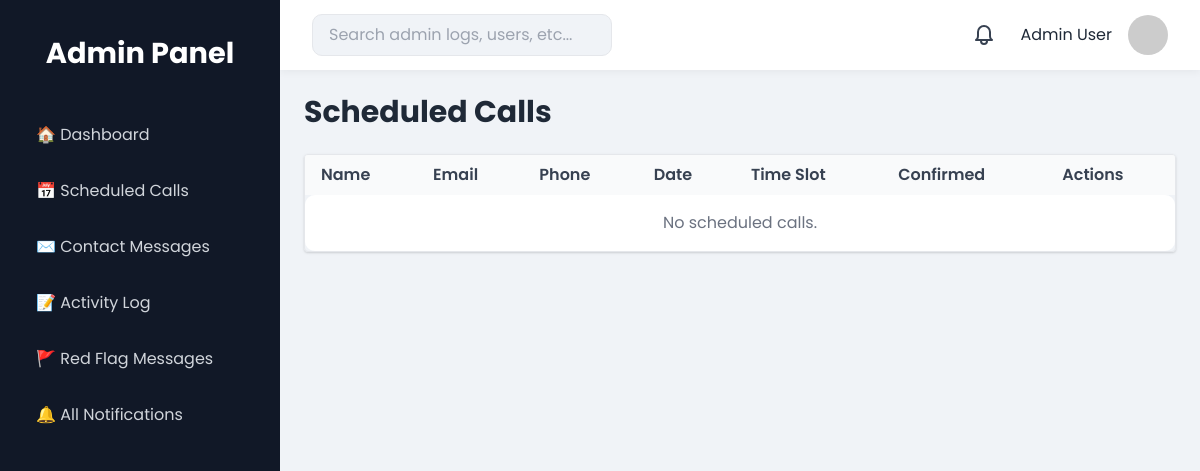
/admin-dashboard/calls/ (signed in), run on an earlier commit of the app's database.
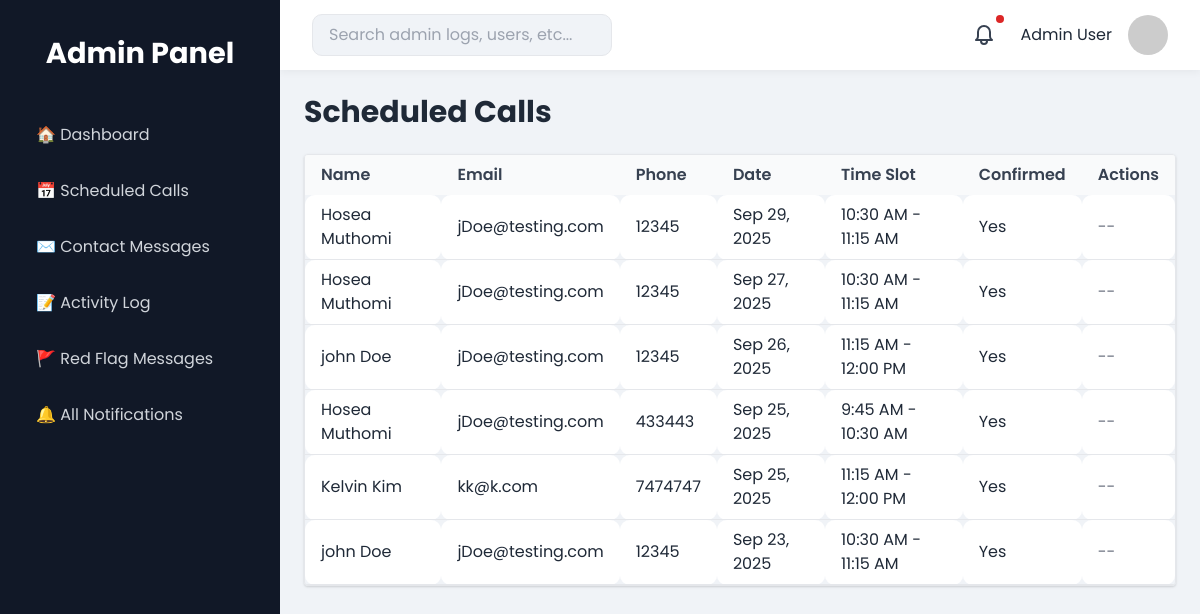
And on a later commit of the database.
### advocates/models.py (models this page shows, shortened)
class ScheduledCall(models.Model):
    first_name = models.CharField(max_length=50)
    last_name = models.CharField(max_length=50)
    email = models.EmailField()
    phone_number = models.CharField(max_length=20)
    subject = models.CharField(max_length=50, choices=LEGAL_SERVICES)
    date = models.DateField()
    time_slot = models.CharField(max_length=20)
    is_confirmed = models.BooleanField(default=False)  # Admin confirmation
    is_read = models.BooleanField(default=False)
    is_red_flag = models.BooleanField(default=False)
    created_at = models.DateTimeField(auto_now_add=True)
    reminder_sent = models.BooleanField(default=False)
    class Meta:
        ordering = ["-created_at"]

### advocates/admin_views.py (the view)
# urls.py: path('admin-dashboard/calls/', admin_views.scheduled_calls_list, name='admin_dashboard_calls'),
@login_required
@user_passes_test(admin_required)
def scheduled_calls_list(request):
    calls = ScheduledCall.objects.order_by("-date", "-time_slot")
    return render(request, "admin_dashboard/scheduled_calls.html", {"calls": calls})

### advocates/admin_views.py (called while the page is built)
def admin_required(user):
    return user.is_staff

### advocates/templates/admin_dashboard/scheduled_calls.html (shortened to what this page needs)
{% extends "admin_dashboard/base_admin.html" %}
{% block dashboard_content %}
<div class="p-6">
    <h1 class="text-3xl font-bold mb-6">Scheduled Calls</h1>
    <div class="overflow-x-auto border rounded shadow">
        <table class="min-w-[700px] w-full table-auto border-collapse">
            <thead class="bg-gray-100 sticky top-0 z-10">
                <tr>
                    <th class="px-4 py-2 text-left font-semibold text-gray-700">Name</th>
                    <th class="px-4 py-2 text-left font-semibold text-gray-700">Email</th>
                    <th class="px-4 py-2 text-left font-semibold text-gray-700">Phone</th>
                    <th class="px-4 py-2 text-left font-semibold text-gray-700">Date</th>
                    <th class="px-4 py-2 text-left font-semibold text-gray-700">Time Slot</th>
                    <th class="px-4 py-2 text-left font-semibold text-gray-700">Confirmed</th>
                    <th class="px-4 py-2 text-left font-semibold text-gray-700">Actions</th>
                </tr>
            </thead>
            <tbody>
                {% for call in calls %}
                <tr class="border-b hover:bg-gray-50 cursor-default">
                    <td class="px-4 py-2">{{ call.first_name }} {{ call.last_name }}</td>
                    <td class="px-4 py-2">{{ call.email }}</td>
                    <td class="px-4 py-2">{{ call.phone_number }}</td>
                    <td class="px-4 py-2">{{ call.date|date:"M d, Y" }}</td>
                    <td class="px-4 py-2">{{ call.time_slot }}</td>
                    <td class="px-4 py-2">{{ call.is_confirmed|yesno:"Yes,No" }}</td>
                    <td class="px-4 py-2 space-x-2">
                        {% if not call.is_confirmed %}
                        <a href="{% url 'admin_confirm_call' call.id %}" class="text-green-600 hover:underline">Confirm</a>
                        <a href="{% url 'admin_decline_call' call.id %}" class="text-red-600 hover:underline">Decline</a>
                        {% else %}
                        <span class="text-gray-500">--</span>
                        {% endif %}
                    </td>
                </tr>
                {% empty %}
                <tr>
                    <td colspan="7" class="px-4 py-4 text-center text-gray-500">No scheduled calls.</td>
                </tr>
                {% endfor %}
            </tbody>
        </table>
    </div>
</div>
{% endblock %}

### advocates/templates/admin_dashboard/base_admin.html (shortened to what this page needs)
<!DOCTYPE html>
<html lang="en">
<head>
<link href="https://cdn.jsdelivr.net/npm/tailwindcss@2.2.19/dist/tailwind.min.css" rel="stylesheet">
</head>
<body>
<div class="dashboard">
    <div class="sidebar" id="sidebar">
        <h2>Admin Panel</h2>
        <nav>
            <a href="{% url 'admin_dashboard_home' %}" class="active">🏠 Dashboard</a>
            <a href="{% url 'admin_dashboard_calls' %}">📅 Scheduled Calls</a>
            <a href="{% url 'admin_dashboard_contacts' %}">✉️ Contact Messages</a>
            <a href="{% url 'admin_dashboard_activity' %}">📝 Activity Log</a>
            <a href="{% url 'red_flag_messages' %}" class="flex items-center justify-between text-red-500 hover:text-red-600">
                <span>🚩 Red Flag Messages</span>
            </a>
            <a href="{% url 'all_notifications' %}" class="flex items-center justify-between hover:bg-gray-800 text-gray-300 px-4 py-2 rounded transition">
                    <span>🔔 All Notifications</span>
            </a>
        </nav>
    </div>
    <div class="main">
        <div class="topbar">
            <div style="display:flex;align-items:center;gap:1rem;">
                <input type="text" placeholder="Search admin logs, users, etc...">
            </div>
            <div class="profile flex items-center gap-4">
                <div class="relative inline-block">
                  <button id="notificationBell" class="relative p-2 rounded-full hover:bg-gray-200 focus:outline-none">
                    <span id="notificationDot"
                          class="hidden absolute top-0 right-0 block h-2 w-2 rounded-full bg-red-600"></span>
                  </button>
                </div>
                <span>{{ admin_name|default:"Admin User" }}</span>
                <img src="https://i.pravatar.cc/40?img=1" alt="Profile" class="avatar">
            </div>
        </div>
        <div class="content">
            {% block dashboard_content %}{% endblock dashboard_content %}
        </div>
    </div>
</div>
</body>
</html>

### advocates/templates/admin_dashboard/base_admin.html (style rules this page uses)
body, input, select, textarea { font-family: 'Poppins', sans-serif; margin:0; background:#f0f3f7; color:#1f2937; }
.dashboard { display:flex;height:100vh;overflow:hidden;transition:0.3s; }
.sidebar { width:280px;background:#111827;color:#fff;display:flex;flex-direction:column;transition:0.3s;z-index:20; }
.sidebar h2 { text-align:center;margin:2rem 0;font-size:1.8rem;font-weight:700; }
.sidebar nav a { padding:1rem 2rem;display:block;color:#d1d5db;text-decoration:none;transition:0.3s;border-left:4px solid transparent; }
.main { flex:1;overflow-y:auto;padding-bottom:2rem;transition:0.3s; }
.topbar { height:70px;background:#fff;display:flex;justify-content:space-between;align-items:center;padding:0 2rem;box-shadow:0 2px 8px rgba(0,0,0,0.05);position:sticky;top:0;z-index:10; }
.topbar input { padding:0.5rem 1rem;border-radius:10px;border:1px solid #e5e7eb;width:300px; }
table { width:100%;border-collapse:separate;border-spacing:0 0.75rem; }
th,td { text-align:left;padding:0.75rem; }
th { color:#6b7280;font-weight:600; }
tr { background:#f9fafb;border-radius:10px; }
tr td { background:#fff;padding:0.75rem;border-radius:10px; }
.avatar { width:40px;height:40px;border-radius:50%;object-fit:cover; }

What changed in the data, as far as the page shows it:
added ScheduledCall: first_name "Hosea", last_name "Muthomi", email "jDoe@testing.com", phone_number "12345", date "Sep 29, 2025", time_slot "10:30 AM - 11:15 AM", is_confirmed "Yes"
added ScheduledCall: first_name "Hosea", last_name "Muthomi", email "jDoe@testing.com", phone_number "12345", date "Sep 27, 2025", time_slot "10:30 AM - 11:15 AM", is_confirmed "Yes"
added ScheduledCall: first_name "john", last_name "Doe", email "jDoe@testing.com", phone_number "12345", date "Sep 26, 2025", time_slot "11:15 AM - 12:00 PM", is_confirmed "Yes"
added ScheduledCall: first_name "Hosea", last_name "Muthomi", email "jDoe@testing.com", phone_number "433443", date "Sep 25, 2025", time_slot "9:45 AM - 10:30 AM", is_confirmed "Yes"
added ScheduledCall: first_name "Kelvin", last_name "Kim", email "kk@k.com", phone_number "7474747", date "Sep 25, 2025", time_slot "11:15 AM - 12:00 PM", is_confirmed "Yes"
added ScheduledCall: first_name "john", last_name "Doe", email "jDoe@testing.com", phone_number "12345", date "Sep 23, 2025", time_slot "10:30 AM - 11:15 AM", is_confirmed "Yes"
Also different on the page:
text no longer shown: "No scheduled calls."
